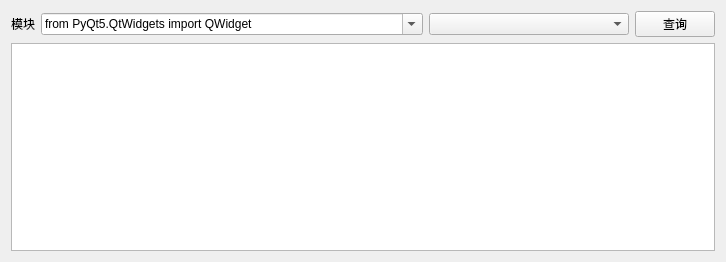
<?xml version="1.0" encoding="UTF-8"?>
<ui version="4.0">
 <class>Form</class>
 <widget class="QWidget" name="Form">
  <property name="geometry">
   <rect>
    <x>0</x>
    <y>0</y>
    <width>726</width>
    <height>262</height>
   </rect>
  </property>
  <property name="windowTitle">
   <string>pythonAPI查看器</string>
  </property>
  <layout class="QGridLayout" name="gridLayout">
   <item row="0" column="0">
    <widget class="QLabel" name="lb_text">
     <property name="sizePolicy">
      <sizepolicy hsizetype="Maximum" vsizetype="Preferred">
       <horstretch>0</horstretch>
       <verstretch>0</verstretch>
      </sizepolicy>
     </property>
     <property name="text">
      <string>模块</string>
     </property>
    </widget>
   </item>
   <item row="0" column="1">
    <widget class="QComboBox" name="cb_text">
     <property name="editable">
      <bool>true</bool>
     </property>
     <item>
      <property name="text">
       <string>from PyQt5.QtWidgets import QWidget</string>
      </property>
     </item>
    </widget>
   </item>
   <item row="0" column="2">
    <widget class="QComboBox" name="cb_sub_text">
     <property name="sizePolicy">
      <sizepolicy hsizetype="Minimum" vsizetype="Fixed">
       <horstretch>0</horstretch>
       <verstretch>0</verstretch>
      </sizepolicy>
     </property>
     <property name="maximumSize">
      <size>
       <width>200</width>
       <height>16777215</height>
      </size>
     </property>
    </widget>
   </item>
   <item row="0" column="3">
    <widget class="QPushButton" name="pb_query">
     <property name="sizePolicy">
      <sizepolicy hsizetype="Maximum" vsizetype="Fixed">
       <horstretch>0</horstretch>
       <verstretch>0</verstretch>
      </sizepolicy>
     </property>
     <property name="text">
      <string>查询</string>
     </property>
    </widget>
   </item>
   <item row="1" column="0" colspan="4">
    <widget class="QTextBrowser" name="tb_result"/>
   </item>
  </layout>
 </widget>
 <resources/>
 <connections/>
</ui>
